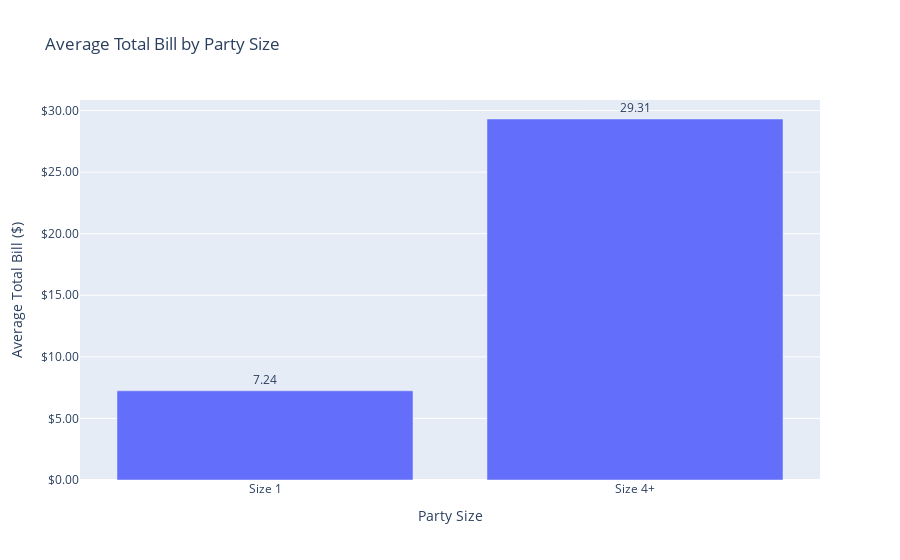

Notebook code for this chart:
### Code cell
# it's almost the same flow as above but it will return a chart, instead of text
response = broinsight.create_chart(
    query_result=result,
    message=question
)
response['chart']
# print(response['fig'])

### Figure 1 — Plotly figure (JSON) as saved in the notebook; plotly's stock layout.template omitted (floating-point values rounded to 4 significant figures)
{"data": [{"hovertemplate": "Party Size=%{x}<br>Average Total Bill ($)=%{text}<extra></extra>", "legendgroup": "", "marker": {"color": "#636efa", "pattern": {"shape": ""}}, "name": "", "orientation": "v", "showlegend": false, "text": [7.242, 29.31], "textposition": "outside", "texttemplate": "%{text:.2f}", "type": "bar", "x": ["Size 1", "Size 4+"], "xaxis": "x", "y": [7.242, 29.31], "yaxis": "y"}], "layout": {"barmode": "relative", "legend": {"tracegroupgap": 0}, "title": {"text": "Average Total Bill by Party Size"}, "uniformtext": {"minsize": 8, "mode": "hide"}, "xaxis": {"anchor": "y", "domain": [0, 1], "title": {"text": "Party Size"}}, "yaxis": {"anchor": "x", "domain": [0, 1], "tickformat": "$,.2f", "title": {"text": "Average Total Bill ($)"}}}}
